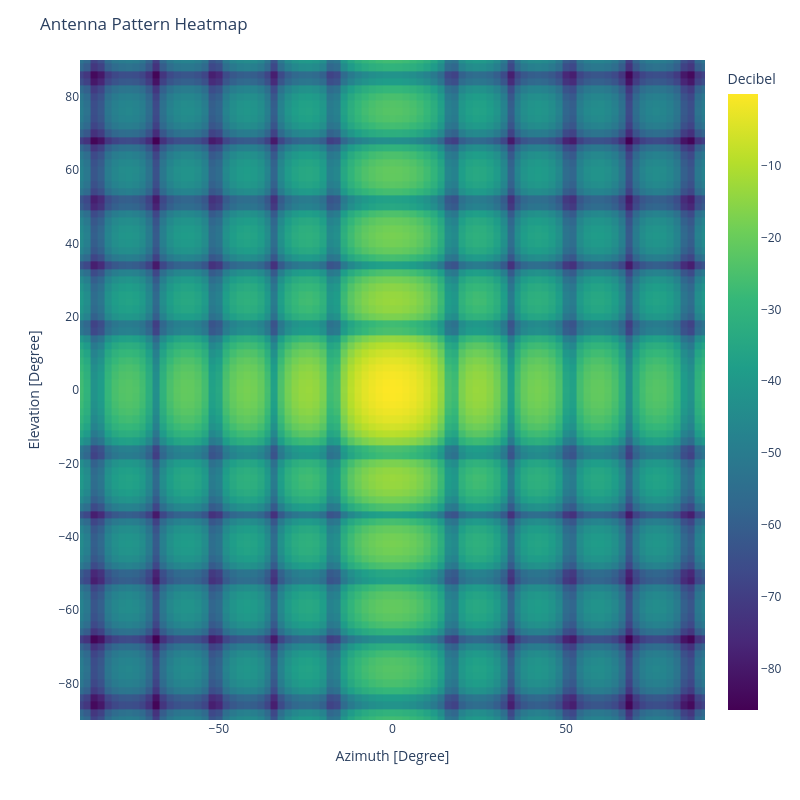

The notebook cell this image was saved under:
### Markdown cell above
#### Image

### Code cell
antenna_element.plot.beam(
    DirectionDomain.ANGLE,
    PhaseUnit.DEGREE,
    AmplitudeDomain.Gain,
    AmplitudeUnit.DECIBEL,
    FigureType.IMAGE,
    freq,
)

### Figure 1 — Plotly figure (JSON) as saved in the notebook; plotly's stock layout.template omitted (floating-point values rounded to 4 significant figures; data arrays with more than 128 entries replaced by an {"elided": "..."} marker saying what was removed)
{"data": [{"coloraxis": "coloraxis", "histfunc": "avg", "hovertemplate": "Azimuth [Degree]=%{x}<br>Elevation [Degree]=%{y}<br>avg of gain [Decibel]=%{z}<extra></extra>", "name": "", "nbinsx": 100, "nbinsy": 100, "type": "histogram2d", "x": {"elided": "33124 float values"}, "xaxis": "x", "xbingroup": "x", "y": {"elided": "33124 float values"}, "yaxis": "y", "ybingroup": "y", "z": {"elided": "33124 float values"}}], "layout": {"coloraxis": {"colorbar": {"title": {"text": "Decibel"}}, "colorscale": [[0, "#440154"], [0.1111, "#482878"], [0.2222, "#3e4989"], [0.3333, "#31688e"], [0.4444, "#26828e"], [0.5556, "#1f9e89"], [0.6667, "#35b779"], [0.7778, "#6ece58"], [0.8889, "#b5de2b"], [1, "#fde725"]]}, "height": 800, "legend": {"tracegroupgap": 0}, "margin": {"t": 60}, "title": {"text": "Antenna Pattern Heatmap"}, "width": 800, "xaxis": {"anchor": "y", "domain": [0, 1], "range": [-90, 90], "title": {"text": "Azimuth [Degree]"}}, "yaxis": {"anchor": "x", "domain": [0, 1], "range": [-90, 90], "title": {"text": "Elevation [Degree]"}}}}
